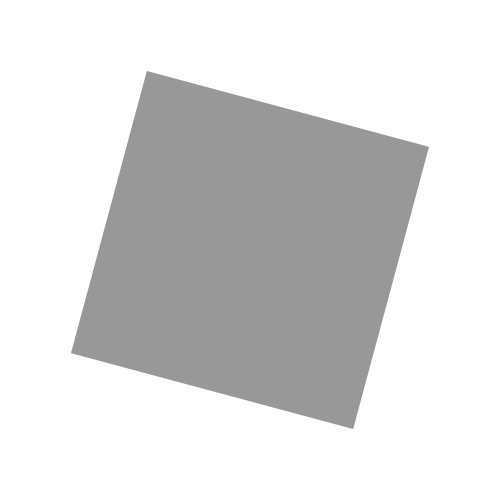
Frame 1 (no input)
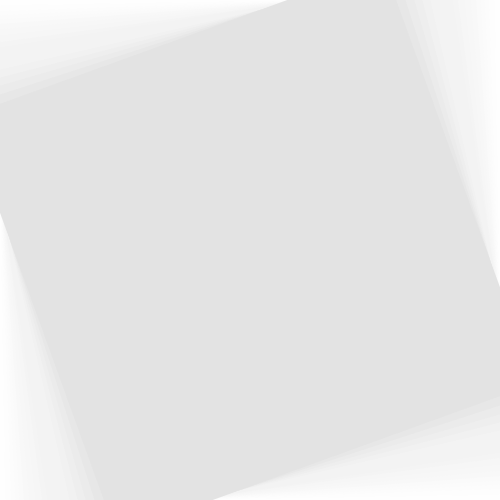
Frame 60 (the mouse pressed at the canvas centre just before this capture)
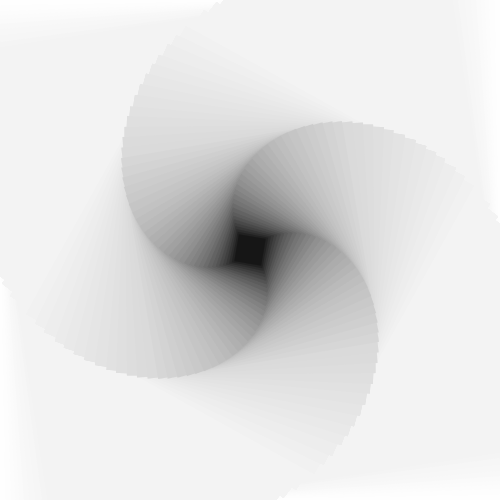
Frame 120 (the mouse held since frame 60 and released just before this capture)

The Processing sketch that drew these frames (run headless with seeded random() and noise(); from frame 60 on, the mouse is pressed at the canvas centre):

// Processing sketch: rectangleSpiral
// ── rectangleSpiral.pde
void setup() {
  size(500, 500);
  rectMode(CENTER);
  background(255);
  noStroke();
}

void draw() {
  float time = float(millis())/500;
  fill(map(sin(time), -1, 1, 0, 255));
  pushMatrix();
  translate(width/2, height/2);
  rotate(radians(map(sin(time), -1, 1, 0, 180)));
  rect(0, 0, map(sin(time), -1, 1, 1, width), map(sin(time), -1, 1, 1, width));
  popMatrix();
  fill(255, 10);
  rect(width/2, height/2, width, height);
}
